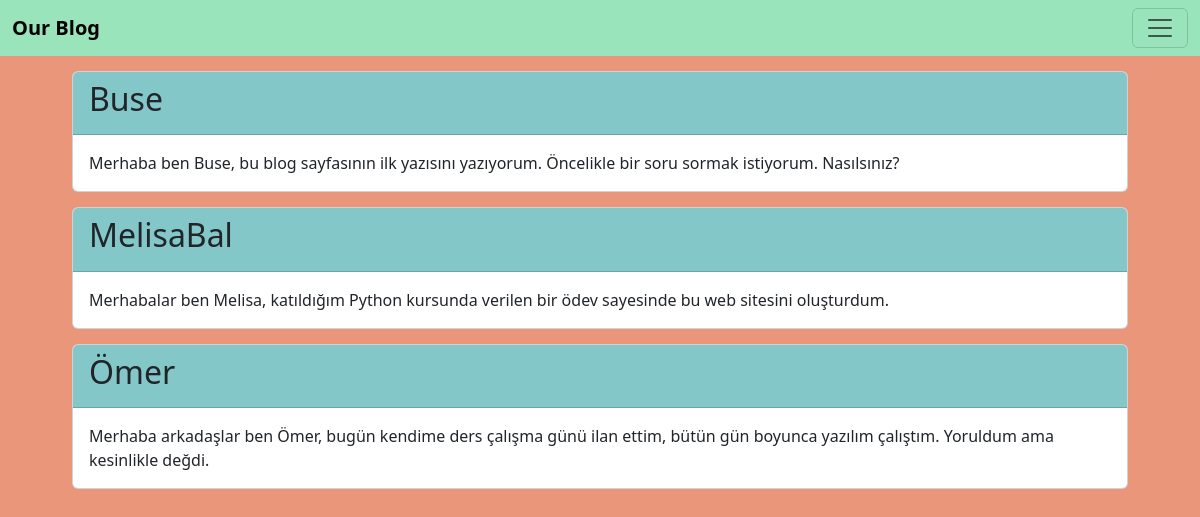
Screenshot of /blog_app/ with the database file from the repository.
### blog_app/models.py (models this page shows, shortened)
class Blog(models.Model):
    username= models.ForeignKey(User,on_delete=models.CASCADE, null=True)
    message=models.CharField(max_length=500)

### blog_app/views.py (the view)
def homepage(request):
    all_writing = models.Blog.objects.all()
    writing_dict={"writings":all_writing}
    return render(request,'blog_app/home.html',context=writing_dict)

### blog_app/templates/blog_app/home.html (shortened to what this page needs)
{% extends "base.html" %}
{%block content %}
<div class="container" style="width: 90%;">
    {% for writing in writings %}
    <div class="card" >
        <div class="card-header" style="background-color: rgb(131, 199, 201);">
            <h2>{{ writing.username }} </h2>
        </div>
        <div class="card-body">
            <p class="card-text">{{ writing.message }}</p>
        </div>
    </div>
    {% endfor %}
</div>
{%endblock%}

### templates/base.html (shortened to what this page needs)
<!DOCTYPE html>
{% load static %}
<html lang="en">
<head>
    <link href="https://cdn.jsdelivr.net/npm/bootstrap@5.3.3/dist/css/bootstrap.min.css" rel="stylesheet">
    <link rel="stylesheet" href="#">
</head>
<body>
    <nav class="navbar">
        <div class="container-fluid">
          <a class="navbar-brand">Our Blog</a>
          <button class="navbar-toggler" type="button" data-bs-toggle="collapse" data-bs-target="#navbarCollapse" aria-controls="navbarCollapse" aria-expanded="false" aria-label="Toggle navigation">
            <span class="navbar-toggler-icon"></span>
          </button>
        </div>
      </nav>
    {%block content%}
    {%endblock%}
</body>
</html>

### templates/base.html (style rules this page uses)
body { background-color: darksalmon; }
.navbar { background-color: rgba(127, 255, 212, 0.742); }
.navbar-brand { font-weight: bold; }

### blog_app/templates/blog_app/home.html (style rules this page uses)
.card { margin-top: 15px; }

### rows the page displays
Blog: username "Buse", message "Merhaba ben Buse, bu blog sayfasının ilk yazısını yazıyorum. Öncelikle bir soru sormak istiyorum. Nasılsınız?"
Blog: username "MelisaBal", message "Merhabalar ben Melisa, katıldığım Python kursunda verilen bir ödev sayesinde bu web sitesini oluşturdum."
Blog: username "Ömer", message "Merhaba arkadaşlar ben Ömer, bugün kendime ders çalışma günü ilan ettim, bütün gün boyunca yazılım çalıştım. Yoruldum ama kesinlikle değdi."
